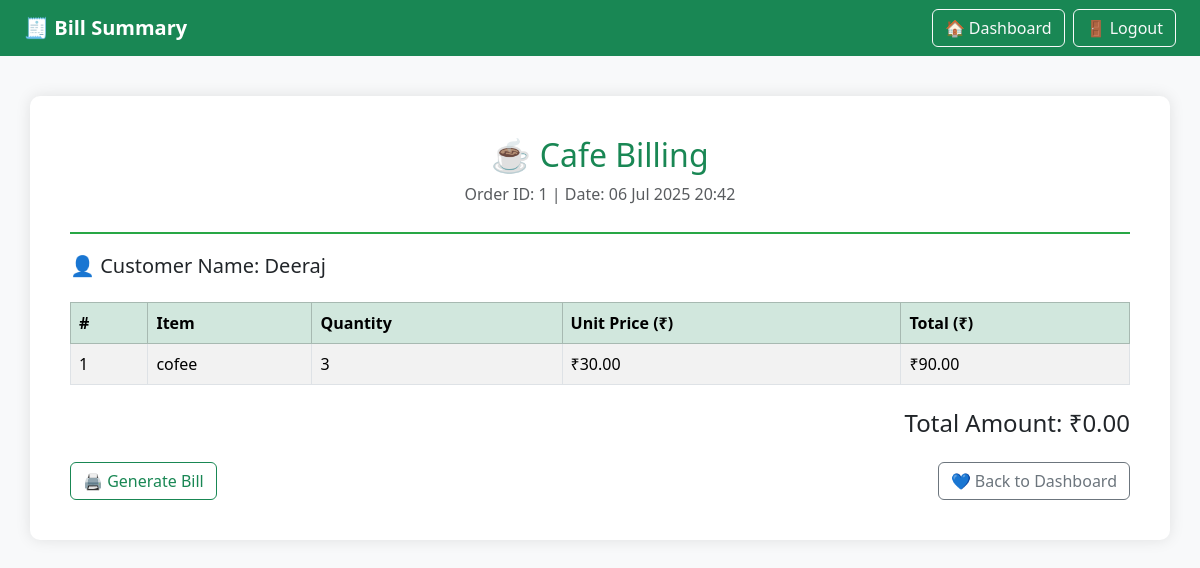
Page /bill/1/ on the committed database.
### cafe_app/models.py (models this page shows, shortened)
class Order(models.Model):
    customer_name = models.CharField(max_length=100)
    payment_method = models.CharField(
        max_length=20,
        choices=[('Cash', 'Cash'), ('UPI', 'UPI')]
    )
    order_time = models.DateTimeField(auto_now_add=True)
    total_price = models.DecimalField(max_digits=10, decimal_places=2, default=0.00)

class OrderItem(models.Model):
    order = models.ForeignKey(Order, on_delete=models.CASCADE)
    menu_item = models.ForeignKey(MenuItem, on_delete=models.CASCADE)
    quantity = models.PositiveIntegerField(default=1)
    @property
    def total_price(self):
        return self.menu_item.price * self.quantity

class MenuItem(models.Model):
    CATEGORY_CHOICES = [
        ('beverage', 'Beverage'),
        ('snack', 'Snack'),
        ('meal', 'Meal'),
        ('dessert', 'Dessert'),
    ]
    name = models.CharField(max_length=100)
    category = models.CharField(max_length=50, choices=CATEGORY_CHOICES)
    description = models.TextField(null=True, blank=True)
    price = models.DecimalField(max_digits=6, decimal_places=2)
    available = models.BooleanField(default=True)
    stock = models.PositiveIntegerField()

### cafe_app/views.py (the view)
# urls.py: path('bill/<int:order_id>/', views.bill_view, name='bill'),
def bill_view(request, order_id):
    order = Order.objects.get(id=order_id)
    order_items = OrderItem.objects.filter(order=order)
    context = {
        'order': order,
        'order_items': order_items,
    }
    return render(request, 'cafe_app/bill.html', context)

### cafe_app/templates/cafe_app/bill.html (shortened to what this page needs)
<!DOCTYPE html>
<html lang="en">
<head>
    <link href="https://cdn.jsdelivr.net/npm/bootstrap@5.3.2/dist/css/bootstrap.min.css" rel="stylesheet">
</head>
<body>
    <nav class="navbar navbar-expand-lg navbar-dark bg-success px-4">
        <a class="navbar-brand fw-bold" href="#">🧾 Bill Summary</a>
        <div class="collapse navbar-collapse justify-content-end">
            <a href="{% url 'dashboard' %}" class="btn btn-outline-light me-2">🏠 Dashboard</a>
            <a href="{% url 'logout' %}" class="btn btn-outline-light">🚪 Logout</a>
        </div>
    </nav>
    <div class="container bill-container">
        <div class="bill-header text-center">
            <h2 class="text-success">☕ Cafe Billing</h2>
            <p class="text-muted">Order ID: {{ order.id }} | Date: {{ order.order_time|date:"d M Y H:i" }}</p>
        </div>
        <h5>👤 Customer Name: {{ order.customer_name }}</h5>
        <table class="table table-bordered table-striped mt-4">
            <thead class="table-success">
                <tr>
                    <th>#</th>
                    <th>Item</th>
                    <th>Quantity</th>
                    <th>Unit Price (₹)</th>
                    <th>Total (₹)</th>
                </tr>
            </thead>
            <tbody>
                {% if order_items %}
                    {% for item in order_items %}
                        <tr>
                            <td>{{ forloop.counter }}</td>
                            <td>{{ item.menu_item.name }}</td>
                            <td>{{ item.quantity }}</td>
                            <td>₹{{ item.menu_item.price }}</td>
                            <td>₹{{ item.total_price }}</td>
                        </tr>
                    {% endfor %}
                {% else %}
                    <tr><td colspan="5" class="text-center">No items found in this order.</td></tr>
                {% endif %}
            </tbody>
        </table>
        <div class="text-end mt-4">
            <h4>Total Amount: ₹{{ order.total_price }}</h4>
        </div>
        <div class="d-flex justify-content-between mt-4">
            <a href="{% url 'generate_bill' order.id %}" class="btn btn-outline-success">🖨️ Generate Bill</a>
            <a href="{% url 'dashboard' %}" class="btn btn-outline-secondary">💙 Back to Dashboard</a>
        </div>
    </div>
</body>
</html>

### cafe_app/templates/cafe_app/bill.html (style rules this page uses)
body { background-color: #f8f9fa; }
.bill-container { background-color: #ffffff; padding: 40px; margin-top: 40px; border-radius: 10px; box-shadow: 0 0 15px rgba(0, 0, 0, 0.1); }
.bill-header { border-bottom: 2px solid #28a745; margin-bottom: 20px; padding-bottom: 10px; }
.table th, .table td { vertical-align: middle; }

### rows in the picture
Order: id "1", order_time "06 Jul 2025 20:42", customer_name "Deeraj", total_price "0.00"
OrderItem: menu_item.name "cofee", quantity "3", menu_item.price "30.00", total_price "90.00"
